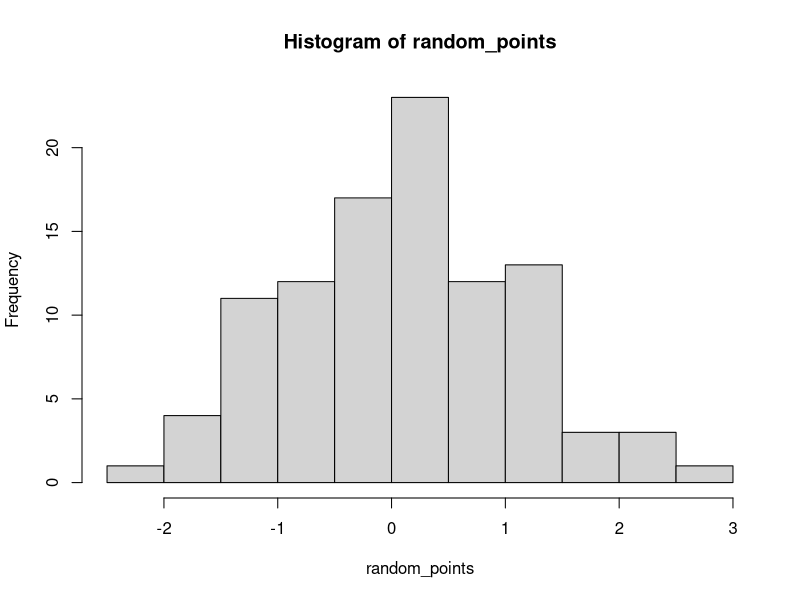
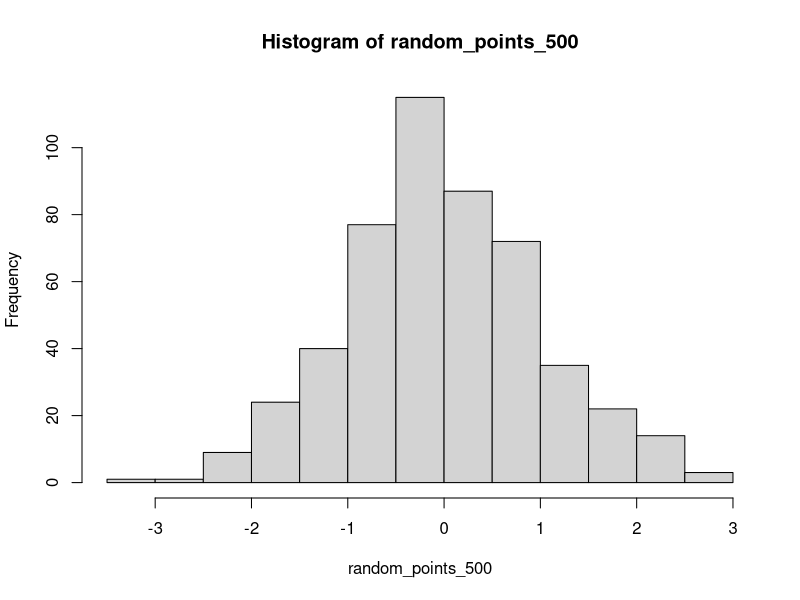
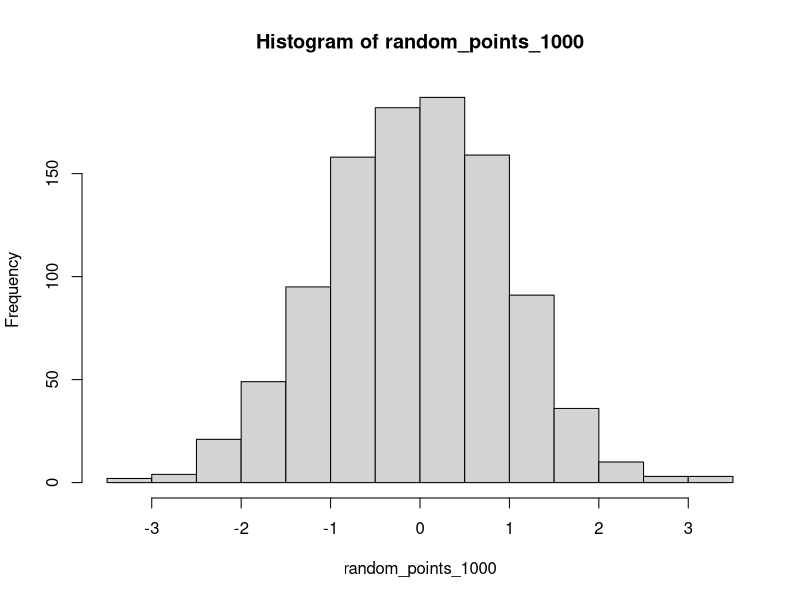
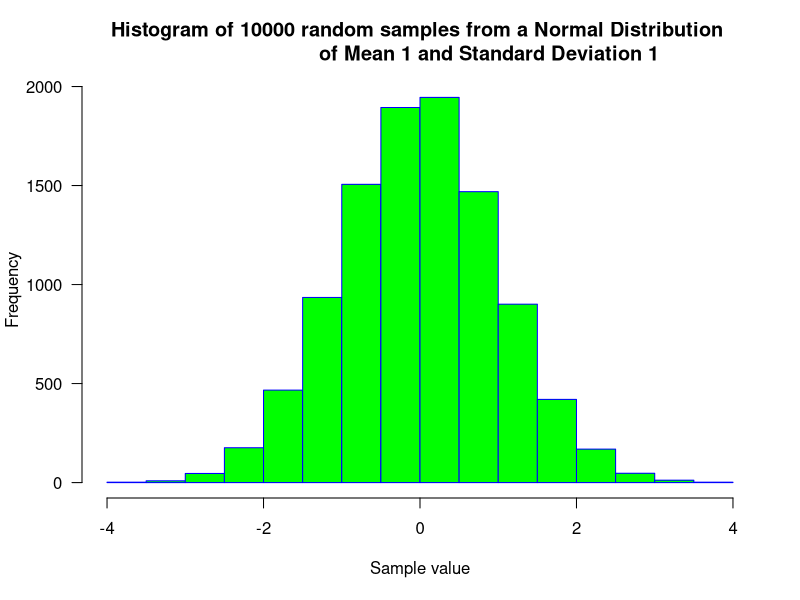
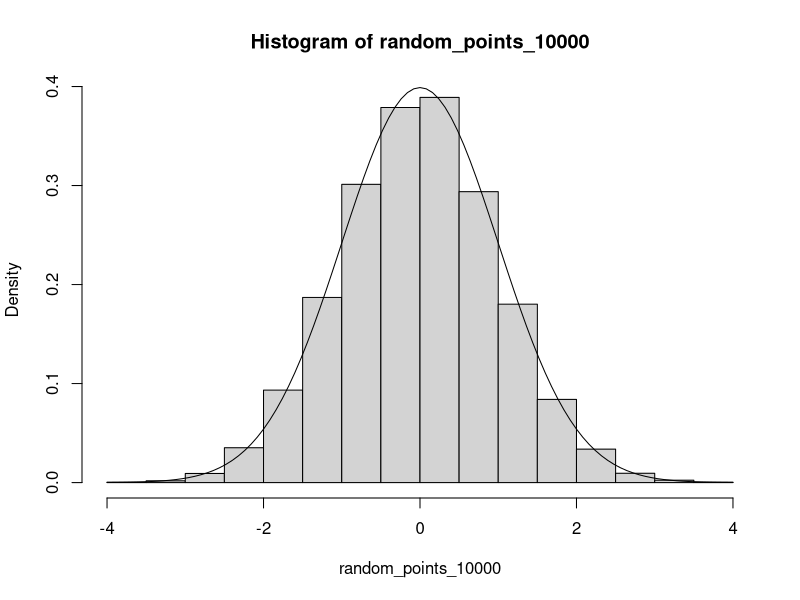
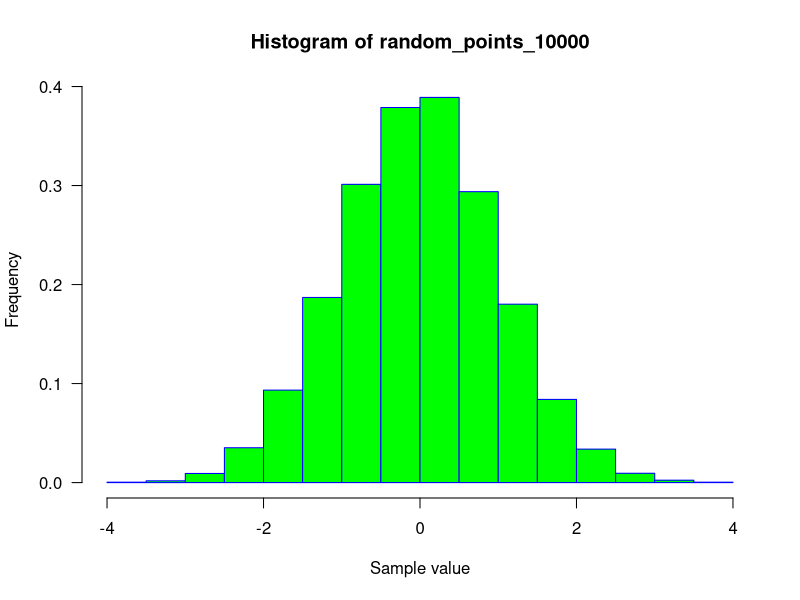
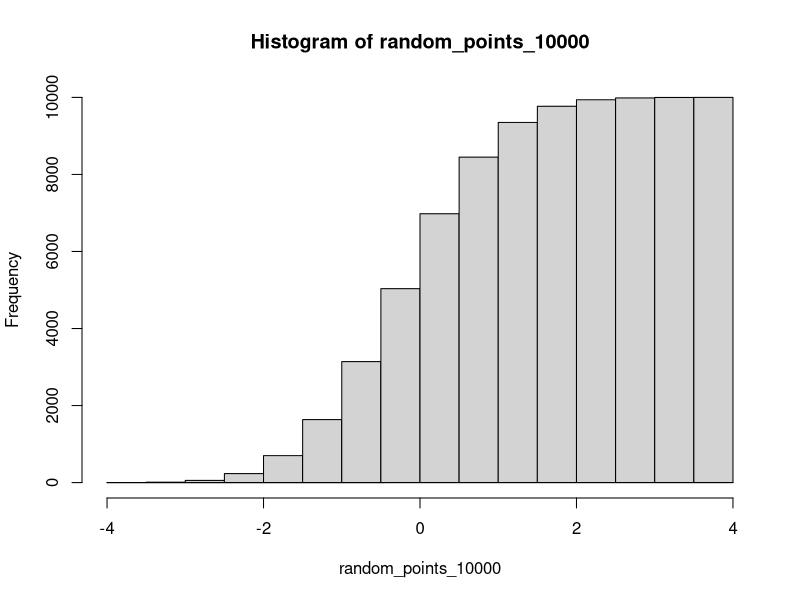
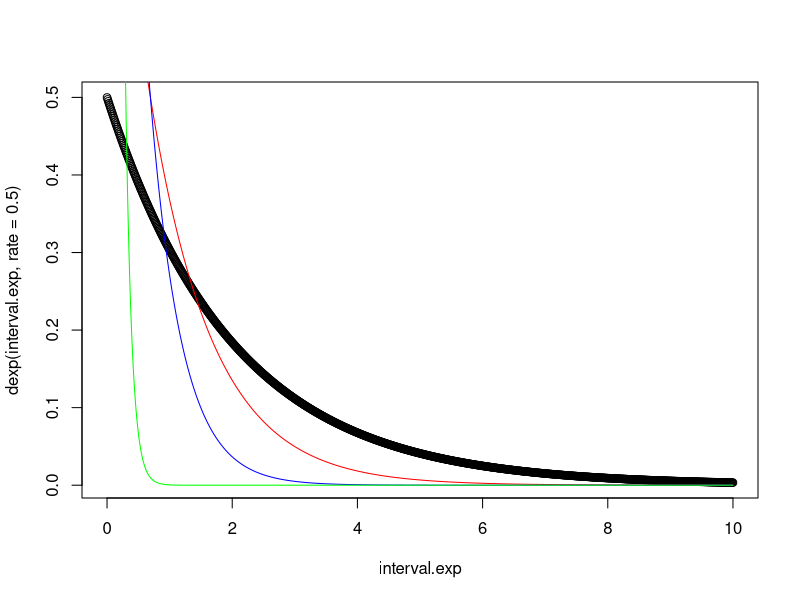

These charts were generated, in order, by the following R code:
# R Practice Sheet for statistics without the BS
library(graphics)
# Using R norm to generate a hundred points and plot in a histogram
random_points = rnorm(n=100, mean = 0, sd = 1)
histogram_100 = hist(random_points)

random_points_500 = rnorm(n=500, mean = 0, sd = 1)
histogram_500 = hist(random_points_500)

random_points_1000 = rnorm(n = 1000, mean = 0, sd = 1)
histogram_1000 = hist(random_points_1000)

random_points_10000 = rnorm(n=10000, mean = 0, sd = 1)
histogram_10000 = hist(random_points_10000, 
                       main = "Histogram of 10000 random samples from a Normal Distribution 
                       of Mean 1 and Standard Deviation 1",
                       xlab = "Sample value", # x axis label
                       ylab = "Frequency", # y axis label
                       border = "blue", # border color of bins
                       col = "green", # color inside bins
                       las = 1, # axis label orientation
                       prob= FALSE) # in frequency or probability

# using dnorm to draw the density curve
x <- seq(-4, 4, 0.01)
hist(random_points_10000, prob=TRUE)
curve(dnorm(x, mean=0, sd=1),add=TRUE) # add the curve, dnorm sets the probability of the numbers in the sequence given mean 0 and sd 1

# using pnorm to see the cumulative sum
histogram_cum_sum = hist(random_points_10000, 
                         xlab = "Sample value", # x axis label
                         ylab = "Frequency", # y axis label
                         border = "blue", # border color of bins
                         col = "green", # color inside bins
                         las = 1, # axis label orientation
                         prob = TRUE) # in frequency or probability
histogram_cum_sum$counts = cumsum(histogram_cum_sum$counts) # adjust the list of counts in each bin to be the cumulative sum
plot(histogram_cum_sum) # plot the adjusted histogram after counts adjustment to get cumulative histogram
curve(pnorm(x, mean=0, sd=1), add = TRUE) # pnorm the previous x sequence

#Exponential
interval.exp<-seq(0, 10, 0.01)
plot(interval.exp,dexp(interval.exp,rate=0.5))
lines(interval.exp,dexp(interval.exp,rate=1),col="red")
lines(interval.exp,dexp(interval.exp,rate=2),col="blue")
lines(interval.exp,dexp(interval.exp,rate=10),col="green")

#Gamma
interval.gamma<-seq(0, 20, 0.01)
plot(interval.gamma,dgamma(interval.gamma,shape=1,scale=2))
lines(interval.gamma,dgamma(interval.gamma,shape=2,scale=2),col="red")
lines(interval.gamma,dgamma(interval.gamma,shape=5,scale=2),col="blue")
lines(interval.gamma,dgamma(interval.gamma,shape=5,scale=0.5),col="green")


#Student
interval.t<-seq(-10,10, 0.01)
plot(interval.t,dt(interval.t,10))
lines(interval.t,dt(interval.t,5),col="red")
lines(interval.t,dt(interval.t,2),col="blue")
lines(interval.t,dt(interval.t,1),col="green")